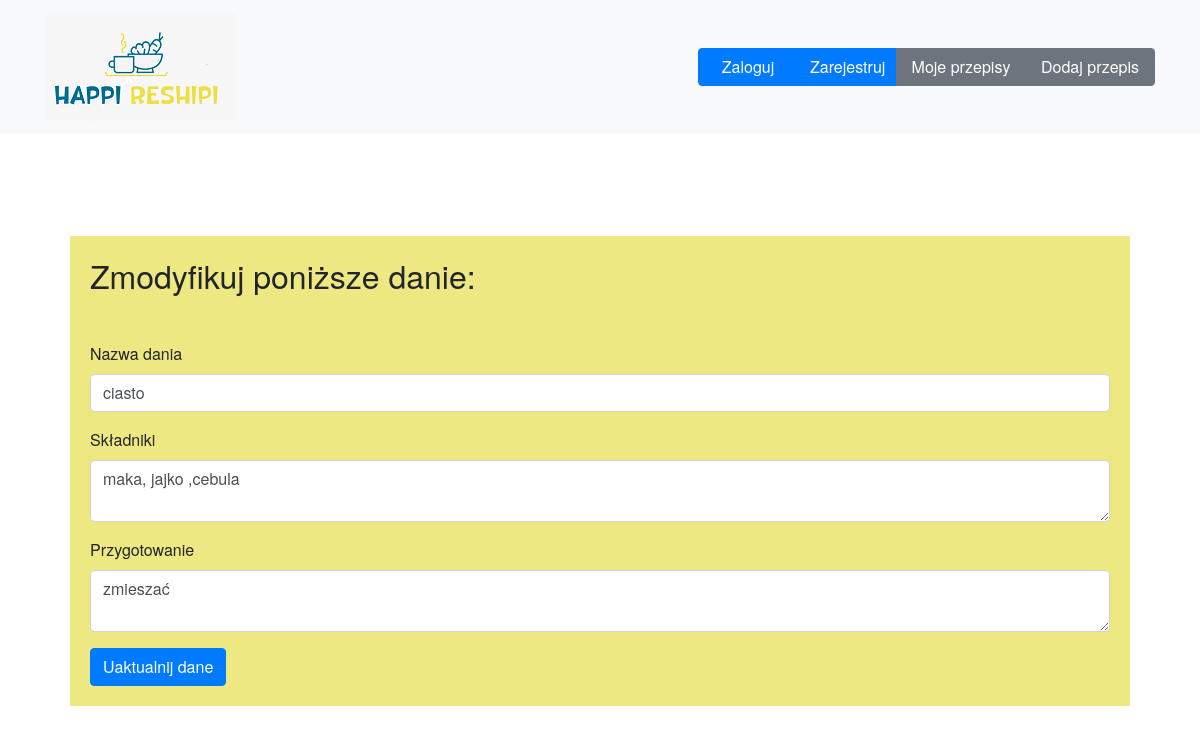
The page /updateProcess/17 on the database its author committed.
### tables this page shows
CREATE TABLE recipes (int integer primary key autoincrement, nazwa varchar(30), skladniki varchar(500), przygotowanie varchar(500), img varchar(100));

### happireshipi_app.py (the view, shortened to what this page needs)
@app.route('/updateProcess/<int:recipe_id>', methods=['GET', 'POST'])
def updateProcess(recipe_id):
    if request.method== 'GET':
        db=get_db()
        sql_statement = "select * from recipes where int = ?;"
        cur = db.execute(sql_statement, [recipe_id])
        recipe = cur.fetchone()
        if recipe==None:
            flash('Nie ma takiego dania')
            return redirect(url_for('myRecipes'))
        else:
            return render_template('editRecipe.html', recipe=recipe)

### happireshipi_app.py (called while the page is built)
def get_db():
    if not hasattr(g, 'sqlite_db'):
        conn = sqlite3.connect(app_info["db_file"])
        conn.row_factory=sqlite3.Row
        g.sqlite_db = conn
    return g.sqlite_db

### templates/editRecipe.html
{% extends "base.html" %}
{% block content %}
<section class="" id="portfolio">
    <div class="container">
<div style="margin: 25px; background-color:rgb(237, 232, 130); ">
    <h2 style="margin-top: 100px; padding: 20px;">Zmodyfikuj poniższe danie:</h2>
    <form id="update_form" action="{{url_for('updateProcess', recipe_id=recipe.int)}}" method="POST" style="padding: 20px;">
        <div class="form-group">
            <label for="nazwa">Nazwa dania</label>
            <input class="form-control" type="text" name="nazwa" id="nazwa" aria-describedby="nazwaInput"
                placeholder="Wpisz nazwe dania" maxlength="30" value="{{recipe.nazwa}}">
        </div>
        <div class="form-group">
            <label for="skladniki">Składniki</label>
            <textarea class="form-control" type="text" id="skladniki" name="skladniki"
                maxlength="500" >{{recipe.skladniki}}</textarea>
        </div>
        <div class="form-group">
            <label for="przygotowanie">Przygotowanie</label>
            <textarea class="form-control" id="przygotowanie" type="text" name="przygotowanie"
                 maxlength="500" >{{recipe.przygotowanie}}</textarea>
        </div>
        <button type="submit" value="Send" class="btn btn-primary">Uaktualnij dane</button>
    </form>
</div>
</div>
</section>
{% endblock %}

### static/styles/base.css (style rules this page uses)
body { overflow-x: hidden; font-family: "Roboto Slab", "Helvetica Neue", Helvetica, Arial, sans-serif; min-height: 75rem; padding-top: 8.5rem; }

### rows shown on the page
recipes: nazwa "ciasto", skladniki "maka, jajko ,cebula", przygotowanie "zmieszać"
